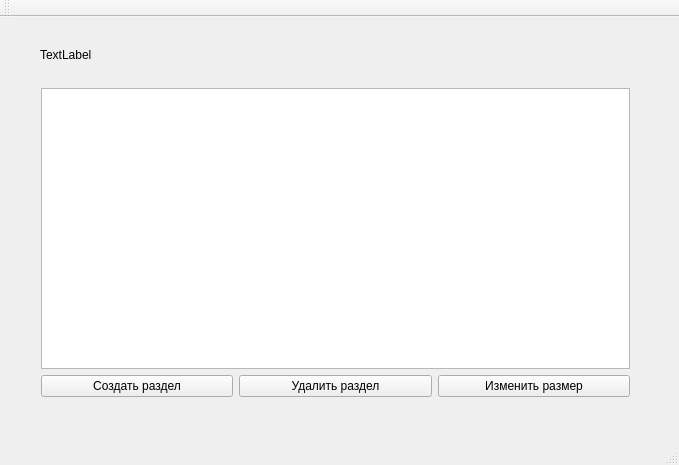
<?xml version="1.0" encoding="UTF-8"?>
<ui version="4.0">
 <class>MainWindow</class>
 <widget class="QMainWindow" name="MainWindow">
  <property name="geometry">
   <rect>
    <x>0</x>
    <y>0</y>
    <width>679</width>
    <height>465</height>
   </rect>
  </property>
  <property name="sizePolicy">
   <sizepolicy hsizetype="Preferred" vsizetype="Preferred">
    <horstretch>0</horstretch>
    <verstretch>0</verstretch>
   </sizepolicy>
  </property>
  <property name="minimumSize">
   <size>
    <width>679</width>
    <height>465</height>
   </size>
  </property>
  <property name="maximumSize">
   <size>
    <width>679</width>
    <height>465</height>
   </size>
  </property>
  <property name="windowTitle">
   <string>MainWindow</string>
  </property>
  <widget class="QWidget" name="centralWidget">
   <widget class="QLabel" name="label">
    <property name="geometry">
     <rect>
      <x>40</x>
      <y>30</y>
      <width>101</width>
      <height>16</height>
     </rect>
    </property>
    <property name="text">
     <string>TextLabel</string>
    </property>
   </widget>
   <widget class="QWidget" name="">
    <property name="geometry">
     <rect>
      <x>30</x>
      <y>60</y>
      <width>611</width>
      <height>331</height>
     </rect>
    </property>
    <layout class="QGridLayout" name="gridLayout">
     <item row="0" column="0" colspan="3">
      <widget class="QTableWidget" name="tableWidget"/>
     </item>
     <item row="1" column="0">
      <widget class="QPushButton" name="createButton">
       <property name="text">
        <string>Создать раздел</string>
       </property>
      </widget>
     </item>
     <item row="1" column="1">
      <widget class="QPushButton" name="resizeButton">
       <property name="text">
        <string>Удалить раздел</string>
       </property>
      </widget>
     </item>
     <item row="1" column="2">
      <widget class="QPushButton" name="createButton_3">
       <property name="text">
        <string>Изменить размер</string>
       </property>
      </widget>
     </item>
    </layout>
   </widget>
  </widget>
  <widget class="QMenuBar" name="menuBar">
   <property name="geometry">
    <rect>
     <x>0</x>
     <y>0</y>
     <width>679</width>
     <height>21</height>
    </rect>
   </property>
  </widget>
  <widget class="QToolBar" name="mainToolBar">
   <attribute name="toolBarArea">
    <enum>TopToolBarArea</enum>
   </attribute>
   <attribute name="toolBarBreak">
    <bool>false</bool>
   </attribute>
  </widget>
  <widget class="QStatusBar" name="statusBar"/>
 </widget>
 <layoutdefault spacing="6" margin="11"/>
 <resources/>
 <connections/>
</ui>
